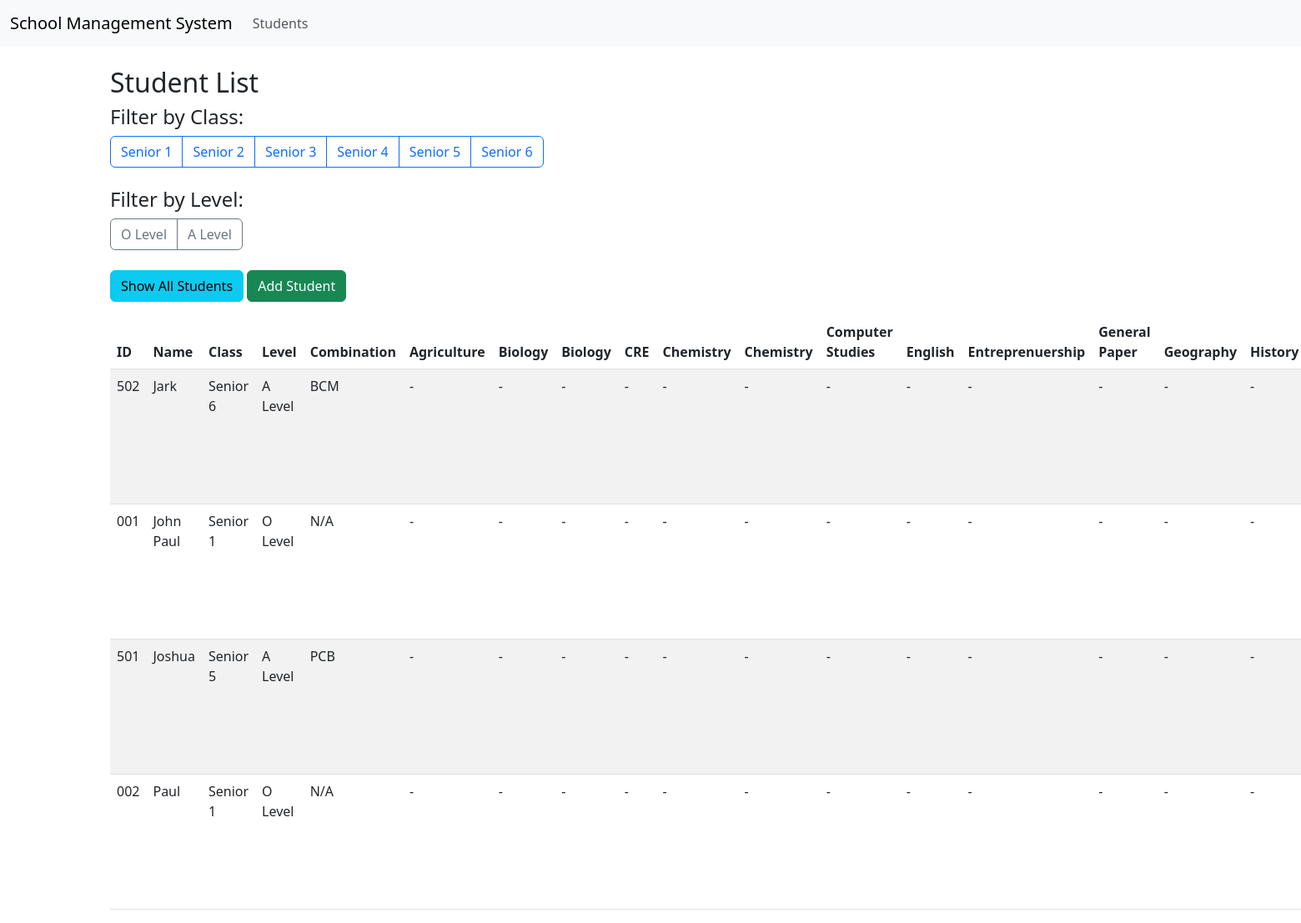
The page /students/ on the database its author committed.
### school/models.py (models this page shows, shortened)
class Subject(models.Model):
    name = models.CharField(max_length=100)
    level = models.CharField(max_length=1, choices=[('O', 'O Level'), ('A', 'A Level')])
    is_subsidiary = models.BooleanField(default=False)  # New field for GP, Sub Maths, Sub ICT

class Student(models.Model):
    student_id = models.CharField(max_length=20, unique=True)
    name = models.CharField(max_length=100)
    level = models.CharField(max_length=1, choices=[('O', 'O Level'), ('A', 'A Level')])
    class_year = models.CharField(max_length=2, choices=CLASS_YEARS)
    combination = models.CharField(max_length=50, blank=True, null=True)
    subjects = models.ManyToManyField(Subject, blank=True)

### school/views.py (the view)
# urls.py: path('students/', StudentListView.as_view(), name='student_list'),
class StudentListView(ListView):
    model = Student
    template_name = 'school/student_list.html'
    def get_queryset(self):
        queryset = super().get_queryset()
        class_year = self.request.GET.get('class_year')
        level = self.request.GET.get('level')
        if class_year:
            queryset = queryset.filter(class_year=class_year)
        if level:
            queryset = queryset.filter(level=level)
        return queryset.order_by('name')
    def get_context_data(self, **kwargs):
        context = super().get_context_data(**kwargs)
        context['class_years'] = CLASS_YEARS
        context['levels'] = [('O', 'O Level'), ('A', 'A Level')]
        context['current_class'] = self.request.GET.get('class_year')
        context['current_level'] = self.request.GET.get('level')
        students = context['object_list']
        all_subjects = set()
        for student in students:
            all_subjects.update(student.subjects.all())
        context['subjects'] = sorted(all_subjects, key=lambda s: s.name)
        context['student_results'] = {
            student.pk: {
                subject.pk: Result.objects.filter(student=student, subject=subject).first()
                for subject in context['subjects']
            }
            for student in students
        }
        return context

### school/templates/school/student_list.html (shortened to what this page needs)
{% extends 'school/base.html' %}
{% block content %}
<h2>Student List</h2>
<div class="mb-4">
    <h4>Filter by Class:</h4>
    <div class="btn-group" role="group">
        {% for code, name in class_years %}
        <a href="{% url 'student_list' %}?class_year={{ code }}" class="btn btn-outline-primary {% if current_class == code %}active{% endif %}">{{ name }}</a>
        {% endfor %}
    </div>
</div>
<div class="mb-4">
    <h4>Filter by Level:</h4>
    <div class="btn-group" role="group">
        {% for code, name in levels %}
        <a href="{% url 'student_list' %}?level={{ code }}" class="btn btn-outline-secondary {% if current_level == code %}active{% endif %}">{{ name }}</a>
        {% endfor %}
    </div>
</div>
<div class="mb-3">
    <a href="{% url 'student_list' %}" class="btn btn-info">Show All Students</a>
    <a href="{% url 'student_create' %}" class="btn btn-success">Add Student</a>
</div>
{% if object_list %}
<table class="table table-striped">
    <thead>
        <tr>
            <th>ID</th>
            <th>Name</th>
            <th>Class</th>
            <th>Level</th>
            <th>Combination</th>
            {% for subject in subjects %}
            <th>{{ subject.name }}</th>
            {% endfor %}
        </tr>
    </thead>
    <tbody>
        {% for student in object_list %}
        <tr>
            <td>{{ student.student_id }}</td>
            <td>{{ student.name }}</td>
            <td>{{ student.get_class_year_display }}</td>
            <td>{{ student.get_level_display }}</td>
            <td>{{ student.combination|default:"N/A" }}</td>
            {% for subject in subjects %}
            <td>
                {{ student_results.student.pk.subject.pk.score|default:"-" }}
            </td>
            {% endfor %}
        </tr>
        {% endfor %}
    </tbody>
</table>
{% else %}
<p>No students found for the selected filter.</p>
{% endif %}
{% endblock %}

### school/templates/school/base.html (shortened to what this page needs)
<!DOCTYPE html>
<html lang="en">
<head>
    <link href="https://cdn.jsdelivr.net/npm/bootstrap@5.3.0/dist/css/bootstrap.min.css" rel="stylesheet">
</head>
<body>
    <nav class="navbar navbar-expand-lg navbar-light bg-light">
        <div class="container-fluid">
            <a class="navbar-brand" href="{% url 'home' %}">School Management System</a>
            <div class="collapse navbar-collapse">
                <ul class="navbar-nav me-auto mb-2 mb-lg-0">
                    <li class="nav-item"><a class="nav-link" href="{% url 'student_list' %}">Students</a></li>
                </ul>
            </div>
        </div>
    </nav>
    <div class="container mt-4">
        {% block content %}{% endblock %}
    </div>
</body>
</html>

### rows shown on the page
Subject: name "Agriculture", student.pk.subject.pk.score "-"
Subject: name "Biology", student.pk.subject.pk.score "-"
Subject: name "Biology", student.pk.subject.pk.score "-"
Subject: name "CRE", student.pk.subject.pk.score "-"
Subject: name "Chemistry", student.pk.subject.pk.score "-"
Subject: name "Chemistry", student.pk.subject.pk.score "-"
Subject: name "Computer Studies", student.pk.subject.pk.score "-"
Subject: name "English", student.pk.subject.pk.score "-"
Subject: name "Entreprenuership", student.pk.subject.pk.score "-"
Subject: name "General Paper", student.pk.subject.pk.score "-"
Subject: name "Geography", student.pk.subject.pk.score "-"
Subject: name "History", student.pk.subject.pk.score "-"
Student: student_id "502", name "Jark", class_year "Senior 6", level "A Level", combination "BCM"
Student: student_id "001", name "John Paul", class_year "Senior 1", level "O Level", combination "N/A"
Student: student_id "501", name "Joshua", class_year "Senior 5", level "A Level", combination "PCB"
Student: student_id "002", name "Paul", class_year "Senior 1", level "O Level", combination "N/A"

### other values the page prints
{{ name }} "Senior 1" "Senior 2" "Senior 3" "Senior 4" "Senior 5" "Senior 6"
{{ name }} "O Level" "A Level"
